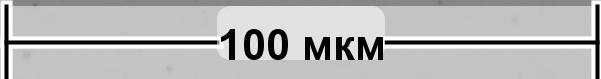
#> input picture src/modules/porosity_analysis/assets/scale_bar.png, 601 x 79 px
$ python -i preprocessing.py   (imports and definitions only)
#> lines starting #> are read from the running program, lines starting #| are printed output that depends on the picture
#> further down, picture is the input picture: shape (79, 601, 3); min 0, max 255, mean 182.7
"""
Модуль предобработки изображений для анализа пористости
"""
import os
from typing import Tuple

import cv2
import numpy as np

from skimage.morphology import disk, dilation

from scipy.ndimage import label

from src.modules.porosity_analysis.scripts.config import ANOMALY_DETECTION, SCALE_DETECTION, FILES, MESSAGES

class ImagePreprocessor:
    """Класс для предобработки изображений микроскопии"""

    def __init__(self):
        self.config = ANOMALY_DETECTION
        self.scale_config = SCALE_DETECTION

    def detect_and_exclude_anomalies(
        self,
        image: np.ndarray,
        threshold_factor: float = None,
        scale_factor: float = None
    ) -> np.ndarray:
        """
        Обнаруживает и исключает аномальные области (крупные дефекты) на изображении.

        Args:
            image: Входное изображение в оттенках серого
            threshold_factor: Коэффициент для определения аномальных областей
            scale_factor: Коэффициент масштабирования для ускорения

        Returns:
            Маска для исключения аномалий (True там, где аномалий нет)
        """
        if threshold_factor is None:
            threshold_factor = self.config['THRESHOLD_FACTOR']
        if scale_factor is None:
            scale_factor = self.config['SCALE_FACTOR']

        original_shape = image.shape
#> original_shape = (79, 601, 3)

        # Уменьшаем изображение для быстрого анализа
        resized_image = self._resize_image_for_analysis(image, scale_factor)

        # Предобработка
        preprocessed = self._preprocess_for_anomaly_detection(resized_image)

        # Бинаризация
        binary = self._adaptive_threshold(preprocessed)

        # Морфологическое открытие
        opened = self._morphological_opening(binary)

        # Поиск и фильтрация аномалий
        anomaly_mask_small = self._find_and_filter_anomalies(
            opened, threshold_factor, resized_image.shape
        )

        # Масштабирование обратно к оригинальному размеру
        return self._resize_mask_to_original(anomaly_mask_small, original_shape, scale_factor)

    def _resize_image_for_analysis(self, image: np.ndarray, scale_factor: float) -> np.ndarray:
        """Изменяет размер изображения для анализа"""
#> called with scale_factor = 0.3
        if scale_factor >= 1.0:
            return image

        new_height = int(image.shape[0] * scale_factor)
#> new_height = 23
        new_width = int(image.shape[1] * scale_factor)
#> new_width = 180
        return cv2.resize(image, (new_width, new_height), interpolation=cv2.INTER_AREA)
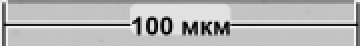
#> returned value: shape (23, 180, 3) (shown 2 times larger); min 0, max 252, mean 182.7

    def _preprocess_for_anomaly_detection(self, image: np.ndarray) -> np.ndarray:
        """Предобработка изображения для детекции аномалий"""
        kernel_size = self.config['BLUR_KERNEL_SIZE']
        return cv2.GaussianBlur(image.astype(np.uint8), kernel_size, 0)
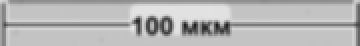
#> returned value: shape (23, 180, 3) (shown 2 times larger); min 30, max 233, mean 182.6

    def _adaptive_threshold(self, image: np.ndarray) -> np.ndarray:
        """Применяет адаптивную бинаризацию"""
#> (the run stopped early here; a loop or call above may not have finished)
